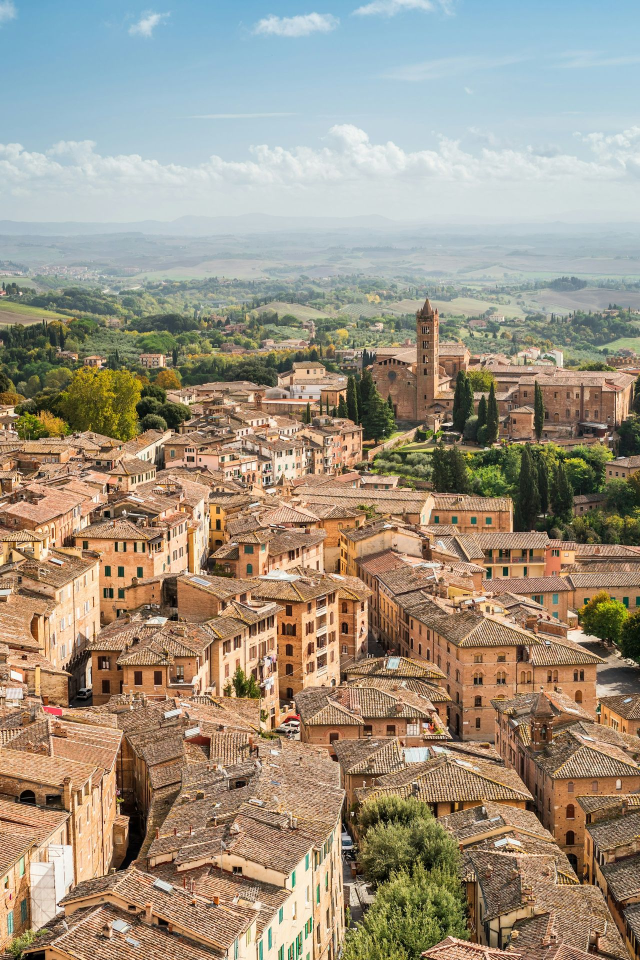
#> input picture images/hero.jpg, 1280 x 1920 px (shown at 1/2 size); its folder holds only this picture in this run
$ python optimize_images.py
#> lines starting #> are read from the running program, lines starting #| are printed output that depends on the picture
#!/usr/bin/env python3
# -*- coding: utf-8 -*-
"""images/ 配下の画像を最大幅1280px・JPEG品質82に最適化（モバイル快適化・GitHub軽量化）。"""
import os
from PIL import Image

BASE = os.path.dirname(os.path.dirname(os.path.abspath(__file__)))
MAXW = 1280
Q = 82

def main():
    root = os.path.join(BASE, "images")
    total_before = total_after = 0
    for dirpath, _, files in os.walk(root):
        for fn in files:
            if not fn.lower().endswith((".jpg", ".jpeg", ".png")):
                continue
            p = os.path.join(dirpath, fn)
            before = os.path.getsize(p)
            total_before += before
            try:
                im = Image.open(p)
#> im is the input picture: PIL image 1280x1920 RGB; mean R, G, B 158.6, 147.6, 130.1
                im = im.convert("RGB")
                # 長辺を MAXW 以下に（幅・高さ双方を制限しパノラマの肥大を防ぐ）
                if max(im.width, im.height) > MAXW:
                    im.thumbnail((MAXW, MAXW), Image.LANCZOS)
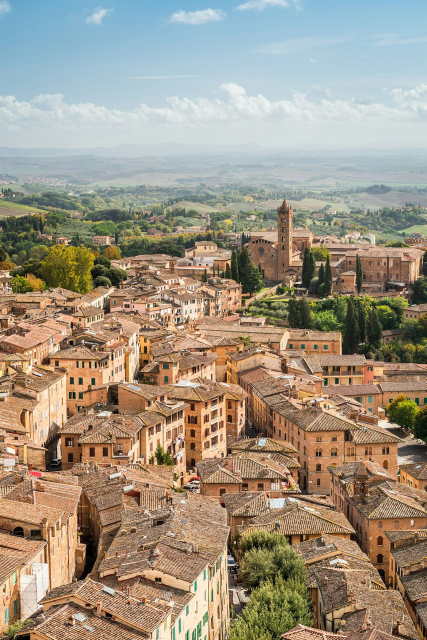
#> im: PIL image 853x1280 RGB (shown at 1/2 size); mean R, G, B 158.6, 147.6, 130.1
                out = os.path.splitext(p)[0] + ".jpg"
                im.save(out, "JPEG", quality=Q, optimize=True, progressive=True)
                if out != p:
                    os.remove(p)
                after = os.path.getsize(out)
                total_after += after
                if before != after:
                    print(f"  {os.path.relpath(out, BASE)}: {before//1024}KB -> {after//1024}KB")
            except Exception as e:
                print(f"  [FAIL] {fn}: {e}")
                total_after += before
    print(f"== 合計: {total_before//1024}KB -> {total_after//1024}KB ==")

if __name__ == "__main__":
    main()
